Frame 1 (no input): blank canvas, image omitted
Frame 60 (no input): blank canvas, image omitted
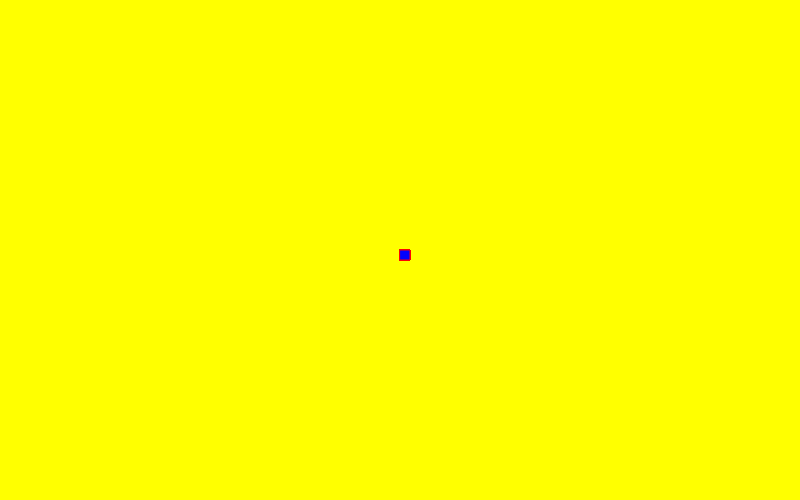
Frame 120 (the mouse pressed at the canvas centre since frame 60)

The p5.js sketch whose frames 1 and 60 were blank and that drew this single picture after the mouse press (run headless with seeded random() and noise() and a simulated clock; from frame 60 on, the mouse is pressed at the canvas centre):

// p5.js sketch
// ── sketch.js
function setup() {
    createCanvas(800, 500);background("yellow");
  }
  
  function draw() {
    
    fill("blue");
    stroke("red");
    console.log(mouseIsPressed);
  
    if (mouseIsPressed) {
      rect(mouseX, mouseY, 10, 10);
    }
  }
  
